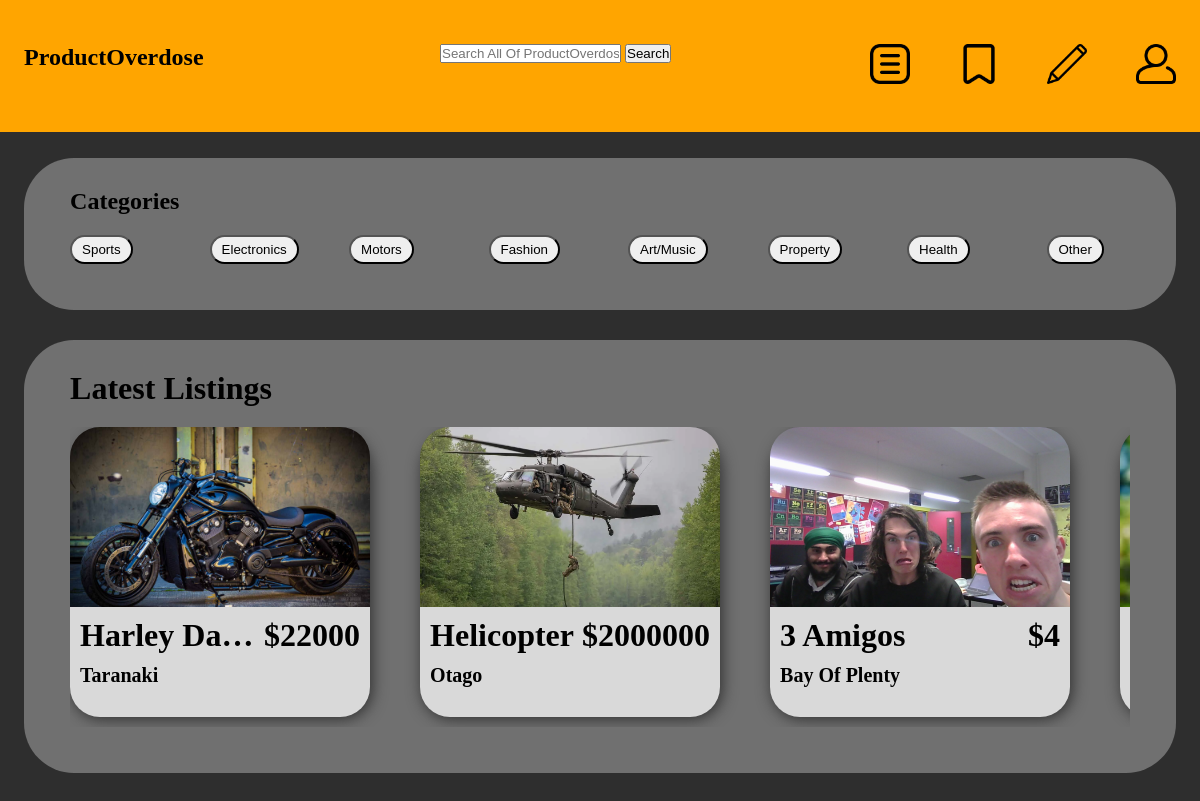
The page / on the database its author committed.
### listings/models.py (models this page shows, shortened)
class Listing(models.Model):
    title = models.CharField(max_length=75)
    body = models.TextField()
    slug = models.SlugField(unique=True, blank=True)
    date = models.DateTimeField(auto_now_add=True)
    banner = models.ImageField(default='lambo.webp', blank=True)
    author = models.ForeignKey(User, on_delete=models.CASCADE, default=None)
    price = models.FloatField()
    LOCATION_CHOICES = [
        ('Northland', 'Northland'),
        ('Auckland', 'Auckland'),
        ('Waikato', 'Waikato'),
        ('Bay Of Plenty', 'Bay Of Plenty'),
        ('Gisborne', 'Gisborne'),
        ("Hawke's Bay", "Hawke's Bay"),
        ('Taranaki', 'Taranaki'),
        ('Manawatū-Whanganui', 'Manawatū-Whanganui'),
        ('Wellington', 'Wellington'),
        ('Tasman', 'Tasman'),
        ('Nelson', 'Nelson'),
        ('Marlborough', 'Marlborough'),
        ('West Coast', 'West Coast'),
        ('Canterbury', 'Canterbury'),
        ('Otago', 'Otago'),
        ('Southland', 'Southland'),
    ]
    location = models.CharField(max_length=25, choices = LOCATION_CHOICES, null=True)
    CATEGORY_CHOICES = [
        ('Sports', 'Sports'),
        ('Electronics', 'Electronics'),
        ('Motors', 'Motors'),
        ('Fashion', 'Fashion'),
        ('Art/Music', 'Art/Music'),
        ('Property', 'Property'),
        ('Health', 'Health'),
        ('Other', 'Other')
    ]
    category = models.CharField(max_length=25, choices = CATEGORY_CHOICES, null=True)

### marketplace/views.py (the view)
def homepage(request):
    homepage_categories = Listing.CATEGORY_CHOICES
    homepage_listings = Listing.objects.all().order_by('-date')
    context = {
        'categories': homepage_categories,
        'listings': homepage_listings
    }
    return render(request, 'home.html', context)

### templates/home.html (shortened to what this page needs)
{% extends 'layout.html' %}
{% block content %}
    <section class="section-styling">
        <h1 class="section-text">Categories</h1>
        <div id="buttons-category">
            {% for category in categories %}
                <a href="{% url 'listings:list' %}?category={{ category.0 }}">
                    <button class="category-button">{{ category.1 }}</button>
                </a>
            {% endfor %}
        </div>
    </section>
    <div class="section-styling">
        <h1 class="section-text">Latest Listings</h1>
        <div class="carousel-container">
            {% for listing in listings %}
                <a class="item-wrapper" href="{% url 'listings:page' slug=listing.slug %}">
                    <div class="item-card">
                        <img class="banner" src="{{ listing.banner.url }}" alt="{{ listing.title }}">
                        <div class="card-details">
                            <h1 class="card-title-homepage" title="{{ listing.title }}">{{ listing.title }}</h1>
                            <h1 class="card-price">${{ listing.price|floatformat:"0" }}</h1>
                        </div>
                        <h1 class="card-location">{{ listing.location }}</h1>
                    </div>
                </a>
            {% endfor %}
        </div>
    </div>
{% endblock  %}

### static/css/style.css (style rules this page uses)
* { margin: 0; padding: 0; }
body { background-color: #2E2E2E; }
#buttons-category { display: grid; grid-template-columns: repeat(8, 1fr); gap: 10px; margin-left: 4%; }
.category-button { padding: 5px; padding-left: 10px; padding-right: 10px; border-radius: 15px; }
.banner { display: block; width: 100%; }
.item-card { width: 90%; background-color: #D9D9D9; border-radius: 15% 15% 30px 30px; padding-bottom: 10%; width: 300px; box-shadow: 2px 2px 15px #2e2e2e; }
.item-card img { border-radius: 30px 30px 0 0; height: 180px; object-fit: cover; }
.section-styling { background-color: #707070; border-radius: 50px; padding-bottom: 4%; margin-bottom: 30px; margin-top: 10px; }
.section-text { margin-left: 4%; padding-top: 30px; padding-bottom: 20px; }
.item-wrapper { text-decoration: none; }
.card-price { text-decoration: none; color: black; text-align: right; position: relative; margin-right: 10px; margin-top: 10px; }
.card-location { text-decoration: none; color: black; position: relative; margin-left: 10px; font-size: 20px; margin-top: 10px; }
.carousel-container { display: flex; gap: 50px; overflow-x: auto; scroll-behavior: smooth; padding-bottom: 10px; margin-left: 4%; margin-right: 4%; }
.card-title-homepage { text-overflow: ellipsis; white-space: nowrap; overflow: hidden; text-decoration: none; color: black; margin-left: 10px; margin-top: 10px; }
.card-details { display: grid; grid-template-columns: 1fr auto; }

### rows shown on the page
Listing: banner (picture), title "Harley Da…", price "22000", location "Taranaki"
Listing: banner (picture), title "Helicopter", price "2000000", location "Otago"
Listing: banner (picture), title "3 Amigos", price "4", location "Bay Of Plenty"
Listing: banner (picture)

### other values the page prints
{{ category.1 }} "Sports" "Electronics" "Motors" "Fashion" "Art/Music" "Property" "Health" "Other"
